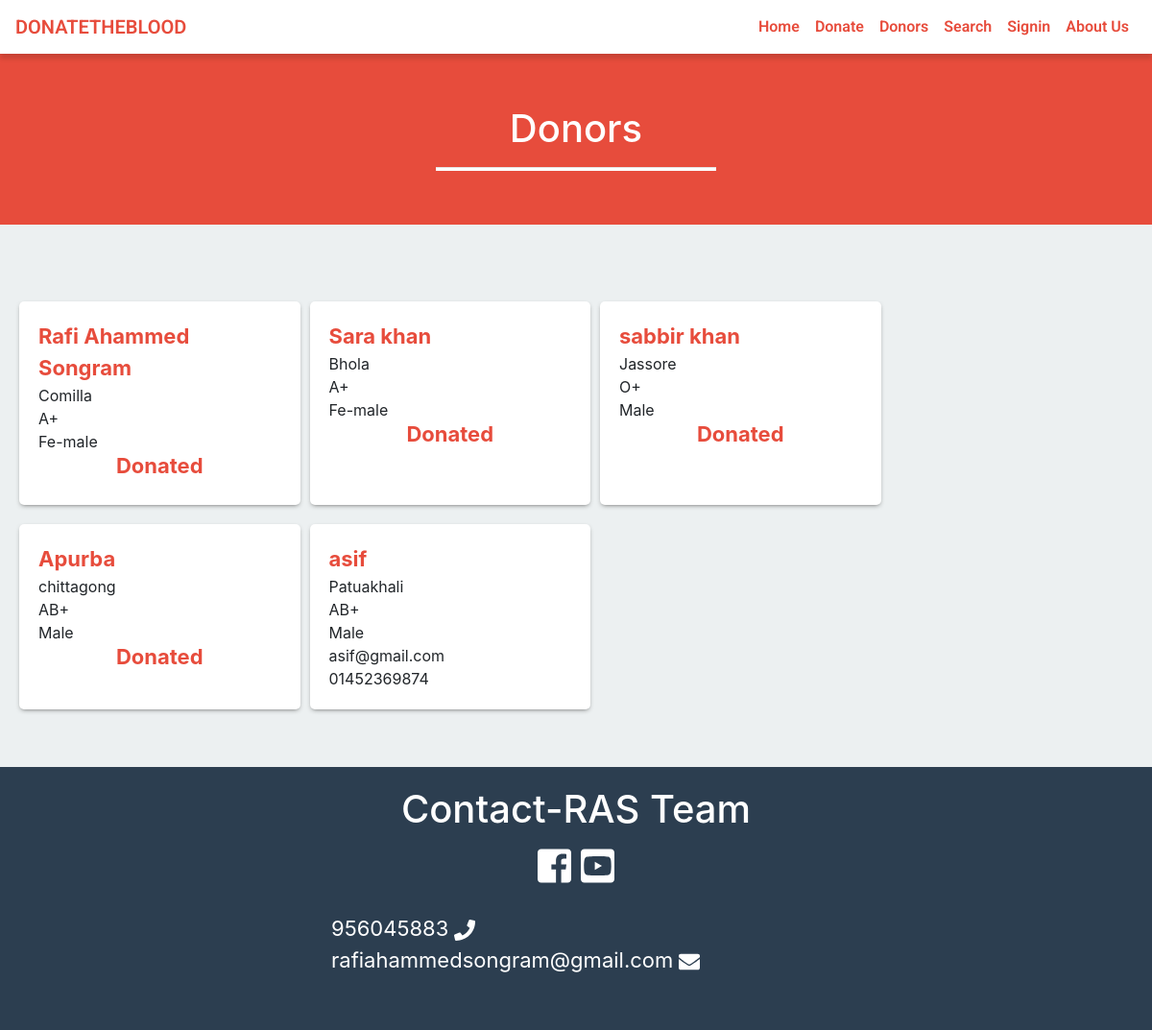
The page /donor.php on the database its author committed.
### tables this page shows
CREATE TABLE `donor` (
  `id` int(11) NOT NULL,
  `name` varchar(50) NOT NULL,
  `gender` varchar(10) NOT NULL,
  `email` varchar(50) NOT NULL,
  `city` varchar(50) NOT NULL,
  `dob` varchar(20) NOT NULL,
  `contact_no` varchar(16) NOT NULL,
  `save_life_date` varchar(20) NOT NULL,
  `password` varchar(100) NOT NULL,
  `blood_group` varchar(10) NOT NULL
);

### donor.php (the view, shortened to what this page needs)
<?php
	include ('include/header.php');
?>
<div class="container-fluid red-background size">
	<div class="row">
		<div class="col-md-6 offset-md-3">
			<h1 class="text-center">Donors</h1>
			<hr class="white-bar">
		</div>
	</div>
</div>
<div class="container" style="padding: 60px 0;">
	<div class="row data">
		<?php
		  $sql="SELECT * FROM donor ";
		  $result=mysqli_query($connection,$sql);
		  if(mysqli_num_rows($result)>0){
             while($row=mysqli_fetch_assoc($result)){
				if($row['save_life_date']=='0'){
					echo '
					<div class = "col-mid-3 col-sm-12 col-lg-3 donors_data">
					<span class="name">'.$row['name'].'</span>
					<span >'.$row['city'].'</span>
					<span >'.$row['blood_group'].'</span>
					<span >'.$row['gender'].'</span>
					<span >'.$row['email'].'</span>
					<span >'.$row['contact_no'].'</span>
					</div>';
					}else{
					echo '
					 <div class = "col-mid-3 col-sm-12 col-lg-3 donors_data">
					 <span class="name">'.$row['name'].'</span>
					 <span >'.$row['city'].'</span>
					 <span >'.$row['blood_group'].'</span>
					 <span >'.$row['gender'].'</span>
					 <h4 class = "name text-center">Donated</h4> </div>';
				}
			 }
		  }
        ?>
	</div>
</div>
<?php
	include ('include/footer.php');
?>

### include/header.php (shortened to what this page needs)
<!DOCTYPE html>
	<head>
        <link rel="stylesheet" href="css/styles.css">
        <link rel="stylesheet" type="text/css" href="bootstrap/css/bootstrap.min.css">
		<link rel="stylesheet" href="css/custom.css">
	</head>
<?php
            if(isset($_SESSION['user_id']) && !empty($_SESSION['user_id'])){
                include 'usernav.php';
            }else{
                include 'navigation.php';
            }
?>

### include/navigation.php (shortened to what this page needs)
<body>
<nav id="mainNav" class="navbar fixed-top navbar-default navbar-expand-lg navbar-light bg-light">
  <a class="navbar-brand" href="./index.php">DONATETHEBLOOD</a>
  <div class="collapse navbar-collapse" id="navbarTogglerDemo02">
    <ul class="navbar-nav form-inline my-2 my-lg-0">
      <li class="nav-item">
        <a class="nav-link" href="index.php">Home</a>
      </li>
      <li class="nav-item">
        <a class="nav-link" href="donate.php">Donate</a>
      </li>
      <li class="nav-item">
        <a class="nav-link" href="donor.php">Donors</a>
      </li>
      <li class="nav-item">
        <a class="nav-link" href="search.php">Search</a>
      </li>
      <li class="nav-item">
        <a class="nav-link" href="signin.php">Signin</a>
      </li>
      <li class="nav-item">
        <a class="nav-link" href="about.php">About Us</a>
      </li>
    </ul>
  </div>
</nav>

### include/footer.php (shortened to what this page needs)
			<div class="container-fluid">
				<div class="row contactus">
					<div class="col-md-6 offset-md-3">
						<h1 class="text-center">Contact-RAS Team</h1>
							<h1 class="text-center">
								<a  target="_blank" href=""><i style="color: #fff;" class="fab fa-facebook-square"></i></a>
								<a target="_blank" href=" "><i style="color: #fff;" class="fab fa-youtube-square"></i></a>
							</h1>
							<div class="details">
								    <p>              956045883 <i class="fa fa-phone"> </i>
								   rafiahammedsongram@gmail.com  <i class="fa fa-envelope"></i>  </p>
							</div>
					</div>
				</div>
			</div>
	</body>
</html>

### css/styles.css (style rules this page uses)
body { background: #f1f4f7; padding-top: 50px; color: #5f6468; font-family: "Roboto", sans-serif; }
p { color: #777; }
a, a:hover, a:focus { color: #e74c3c; }
h1, h2, h3, h4, h5, h6 { color: #5f6468; }
h1 { font-weight: 300; font-size: 40px; }
h3, h4 { font-weight: 300; }
.navbar-nav li a { color: #e74c3c !important; }

### css/custom.css (style rules this page uses)
.navbar-brand, .nav-link { color: #e74c3c !important; }
.navbar-default { background-color: white !important; border-color: rgba(34, 34, 34, 0.05); font-family: 'Roboto', 'Helvetica Neue', Arial, sans-serif; -webkit-transition: all 0.35s; -moz-transition: all 0.35s; transition: all 0.35s; }
@media (min-width: 768px) { .navbar-default { background-color: white !important; border-color: rgba(255, 255, 255, 0.3); } }
nav { -webkit-box-shadow: 0px 5px 5px 0px rgba(0,0,0,0.14); -moz-box-shadow: 0px 5px 5px 0px rgba(0,0,0,0.14); box-shadow: 0px 5px 5px 0px rgba(0,0,0,0.14); font-family: 'Roboto', sans-serif; font-weight: 600; }
body { background-color: #ecf0f1; width: 100%; overflow-x: hidden; }
.white-bar { height: 3px; width: 50%; color: white; background-color: white; }
.red-background { background-color: #e74c3c; min-height: 460px; height: auto; padding: 10px }
.contactus { padding: 20px; background-color: #2c3e50; }
.contactus h1 { color: white; }
.contactus p { color: white; }
.details { font-size: 22px; padding: 20px; font-weight: 400px; }

### donor.php (style rules this page uses)
.size { min-height: 0px; padding: 60px 0 40px 0; }
h1 { color: white; }
span { display: block; }
.name { color: #e74c3c; font-size: 22px; font-weight: 700; }
.donors_data { background-color: white; border-radius: 5px; margin:20px 5px 0px 5px; -webkit-box-shadow: 0px 2px 5px -2px rgba(89,89,89,0.95); -moz-box-shadow: 0px 2px 5px -2px rgba(89,89,89,0.95); box-shadow: 0px 2px 5px -2px rgba(89,89,89,0.95); padding: 20px; }

### rows shown on the page
donor: name "Rafi Ahammed Songram", city "Comilla", blood_group "A+", gender "Fe-male"
donor: name "Sara khan", city "Bhola", blood_group "A+", gender "Fe-male"
donor: name "sabbir khan", city "Jassore", blood_group "O+", gender "Male"
donor: name "Apurba", city "chittagong", blood_group "AB+", gender "Male"
donor: name "asif", city "Patuakhali", blood_group "AB+", gender "Male", email "asif@gmail.com", contact_no "01452369874"
